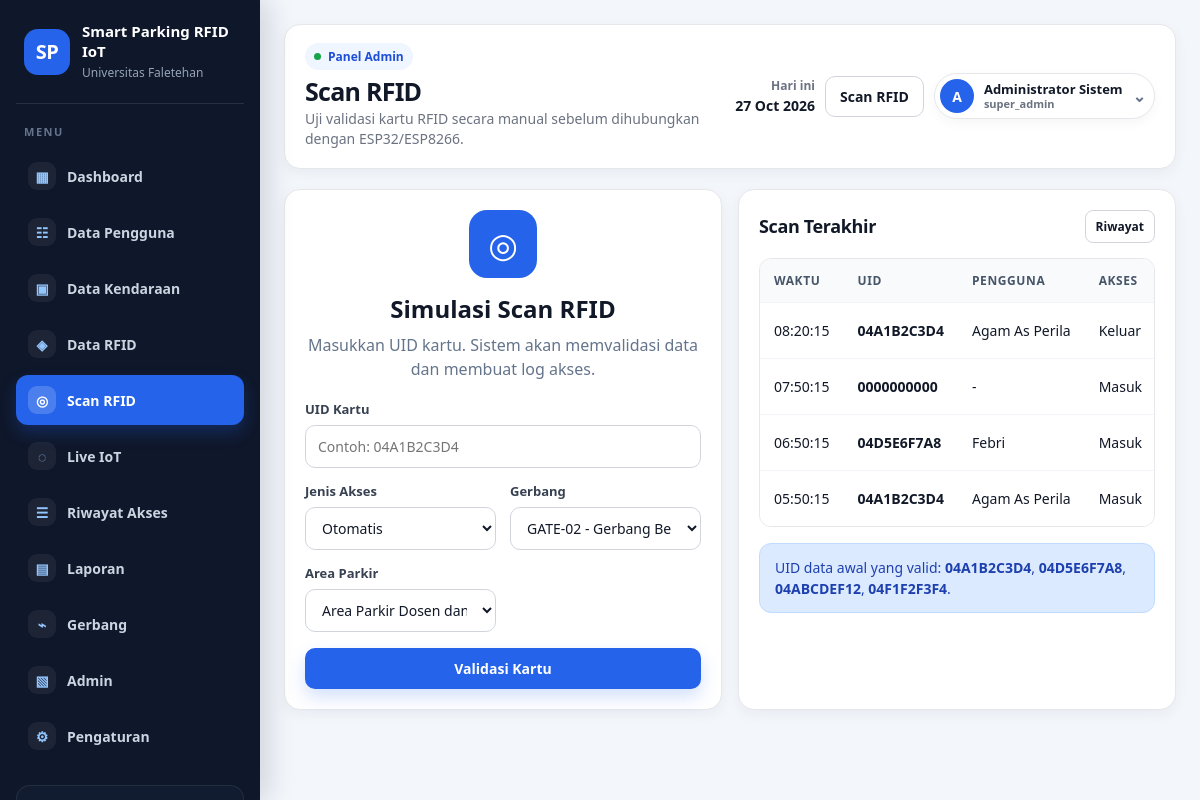
/scan.php (signed in), run on the app's committed database.
### tables this page shows
CREATE TABLE IF NOT EXISTS system_settings (
    id_setting INT AUTO_INCREMENT PRIMARY KEY,
    setting_key VARCHAR(80) NOT NULL UNIQUE,
    setting_value TEXT NULL,
    updated_at DATETIME NULL ON UPDATE CURRENT_TIMESTAMP
);

CREATE TABLE IF NOT EXISTS access_logs (
    id_akses INT AUTO_INCREMENT PRIMARY KEY,
    id_user INT NULL,
    id_rfid INT NULL,
    id_vehicle INT NULL,
    id_gate INT NULL,
    id_area INT NULL,
    uid_kartu VARCHAR(64) NOT NULL,
    waktu_akses DATETIME NOT NULL DEFAULT CURRENT_TIMESTAMP,
    jenis_akses ENUM('Masuk','Keluar') NOT NULL,
    status_akses ENUM('Diterima','Ditolak') NOT NULL,
    alasan VARCHAR(255) NULL,
    response_time_ms INT NULL,
    device_ip VARCHAR(60) NULL,
    created_at DATETIME NOT NULL DEFAULT CURRENT_TIMESTAMP,
    INDEX idx_waktu_akses (waktu_akses),
    INDEX idx_uid (uid_kartu),
    CONSTRAINT fk_logs_user FOREIGN KEY (id_user) REFERENCES users(id_user) ON DELETE SET NULL,
    CONSTRAINT fk_logs_rfid FOREIGN KEY (id_rfid) REFERENCES rfid_cards(id_rfid) ON DELETE SET NULL,
    CONSTRAINT fk_logs_vehicle FOREIGN KEY (id_vehicle) REFERENCES vehicles(id_vehicle) ON DELETE SET NULL,
    CONSTRAINT fk_logs_gate FOREIGN KEY (id_gate) REFERENCES gates(id_gate) ON DELETE SET NULL,
    CONSTRAINT fk_logs_area FOREIGN KEY (id_area) REFERENCES parking_areas(id_area) ON DELETE SET NULL
);

CREATE TABLE IF NOT EXISTS users (
    id_user INT AUTO_INCREMENT PRIMARY KEY,
    kode_user VARCHAR(30) NOT NULL UNIQUE,
    nama_user VARCHAR(120) NOT NULL,
    jenis_user ENUM('Mahasiswa','Dosen','Staf','Tamu') NOT NULL,
    prodi_unit VARCHAR(120) NULL,
    no_hp VARCHAR(30) NULL,
    email VARCHAR(120) NULL,
    alamat TEXT NULL,
    status TINYINT(1) NOT NULL DEFAULT 1,
    created_at DATETIME NOT NULL DEFAULT CURRENT_TIMESTAMP,
    updated_at DATETIME NULL ON UPDATE CURRENT_TIMESTAMP
);

### includes/functions.php (called while the page is built, shortened)
<?php
function e($value) {
    return htmlspecialchars((string)$value, ENT_QUOTES, 'UTF-8');
}
function setting($pdo, $key, $default = '') {
    $stmt = $pdo->prepare('SELECT setting_value FROM system_settings WHERE setting_key = ? LIMIT 1');
    $stmt->execute([$key]);
    $row = $stmt->fetch();
    return $row ? $row['setting_value'] : $default;
}
function active_menu($file) {
    return basename($_SERVER['PHP_SELF']) === $file ? 'active' : '';
}
?>

### scan.php (the view, shortened to what this page needs)
<?php
$pageTitle='Scan RFID';
$pageSubtitle='Uji validasi kartu RFID secara manual sebelum dihubungkan dengan ESP32/ESP8266.';
require_once __DIR__ . '/includes/header.php';
$gates=$pdo->query('SELECT id_gate,nama_gate,kode_gate FROM gates WHERE status=1 ORDER BY nama_gate')->fetchAll();
$areas=$pdo->query('SELECT id_area,nama_area FROM parking_areas WHERE status=1 ORDER BY nama_area')->fetchAll();
$latest=$pdo->query("SELECT l.*,u.nama_user,u.kode_user FROM access_logs l LEFT JOIN users u ON u.id_user=l.id_user ORDER BY l.id_akses DESC LIMIT 6")->fetchAll();
?>
<div class="grid grid-2">
    <div class="card scan-box">
        <div class="scan-icon">◎</div>
        <h2 style="margin:0 0 8px">Simulasi Scan RFID</h2>
        <p style="color:#64748b;margin-top:0">Masukkan UID kartu. Sistem akan memvalidasi data dan membuat log akses.</p>
        <form method="post" style="text-align:left;margin-top:18px">
            <div class="form-group"><label>UID Kartu</label><input class="input" name="uid" placeholder="Contoh: 04A1B2C3D4" required autofocus></div>
            <div class="form-grid" style="margin-top:14px">
                <div class="form-group"><label>Jenis Akses</label><select class="select" name="jenis_akses"><option value="">Otomatis</option><option>Masuk</option><option>Keluar</option></select></div>
                <div class="form-group"><label>Gerbang</label><select class="select" name="id_gate"><?php foreach($gates as $g): ?><option value="<?= $g['id_gate'] ?>"><?= e($g['kode_gate'].' - '.$g['nama_gate']) ?></option><?php endforeach; ?></select></div>
                <div class="form-group"><label>Area Parkir</label><select class="select" name="id_area"><?php foreach($areas as $a): ?><option value="<?= $a['id_area'] ?>"><?= e($a['nama_area']) ?></option><?php endforeach; ?></select></div>
            </div>
            <button class="btn btn-primary btn-block" style="margin-top:16px">Validasi Kartu</button>
        </form>
    </div>
    <div class="card">
        <div class="card-title"><h3>Scan Terakhir</h3><a class="btn btn-light btn-sm" href="access_logs.php">Riwayat</a></div>
        <div class="table-wrap"><table><thead><tr><th>Waktu</th><th>UID</th><th>Pengguna</th><th>Akses</th><th>Status</th></tr></thead><tbody><?php foreach($latest as $r): ?><tr><td><?= e(date('H:i:s',strtotime($r['waktu_akses']))) ?></td><td><b><?= e($r['uid_kartu']) ?></b></td><td><?= e($r['nama_user']?:'-') ?></td><td><?= e($r['jenis_akses']) ?></td><td><span class="badge <?= $r['status_akses']=='Diterima'?'badge-success':'badge-danger' ?>"><?= e($r['status_akses']) ?></span></td></tr><?php endforeach; ?></tbody></table></div>
        <div class="alert alert-info" style="margin-top:16px">UID data awal yang valid: <b>04A1B2C3D4</b>, <b>04D5E6F7A8</b>, <b>04ABCDEF12</b>, <b>04F1F2F3F4</b>.</div>
    </div>
</div>
<?php require_once __DIR__ . '/includes/footer.php'; ?>

### includes/header.php (shortened to what this page needs)
<?php
require_once __DIR__ . '/../config/database.php';
require_once __DIR__ . '/functions.php';
$campusName = setting($pdo, 'campus_name', 'Universitas Faletehan');
$systemName = setting($pdo, 'system_name', 'Smart Parking RFID IoT');
$currentDate = date('d M Y');
$adminName = $_SESSION['admin']['nama_admin'] ?? 'Admin';
$adminRole = $_SESSION['admin']['role'] ?? 'Administrator';
$adminInitials = strtoupper(substr(trim($adminName), 0, 1));
?>
<!DOCTYPE html>
<html lang="id">
<head>
    <link rel="stylesheet" href="assets/css/style.css">
</head>
<body>
<div class="app-shell">
    <aside class="sidebar" id="sidebar">
        <div class="brand">
            <div class="brand-icon">SP</div>
            <div>
                <strong><?= e($systemName) ?></strong>
                <span><?= e($campusName) ?></span>
            </div>
        </div>
        <nav class="menu">
            <a class="<?= active_menu('dashboard.php') ?>" href="dashboard.php"><span>▦</span> Dashboard</a>
            <a class="<?= active_menu('users.php') ?>" href="users.php"><span>☷</span> Data Pengguna</a>
            <a class="<?= active_menu('vehicles.php') ?>" href="vehicles.php"><span>▣</span> Data Kendaraan</a>
            <a class="<?= active_menu('rfid_cards.php') ?>" href="rfid_cards.php"><span>◈</span> Data RFID</a>
            <a class="<?= active_menu('scan.php') ?>" href="scan.php"><span>◎</span> Scan RFID</a>
            <a class="<?= active_menu('iot_monitor.php') ?>" href="iot_monitor.php"><span>◌</span> Live IoT</a>
            <a class="<?= active_menu('access_logs.php') ?>" href="access_logs.php"><span>☰</span> Riwayat Akses</a>
            <a class="<?= active_menu('reports.php') ?>" href="reports.php"><span>▤</span> Laporan</a>
            <a class="<?= active_menu('gates.php') ?>" href="gates.php"><span>⌁</span> Gerbang</a>
            <a class="<?= active_menu('admins.php') ?>" href="admins.php"><span>▧</span> Admin</a>
            <a class="<?= active_menu('settings.php') ?>" href="settings.php"><span>⚙</span> Pengaturan</a>
        </nav>
        <div class="sidebar-footer">
        </div>
    </aside>
    <main class="main">
        <header class="topbar">
            <div class="topbar-left">
                <div class="topbar-title">
                    <span class="topbar-kicker">Panel Admin</span>
                    <h1><?= e($pageTitle ?? 'Dashboard') ?></h1>
                    <p><?= e($pageSubtitle ?? 'Monitoring sistem parkir cerdas berbasis RFID dan IoT') ?></p>
                </div>
            </div>
            <div class="topbar-actions">
                <div class="topbar-date"><span>Hari ini</span><b><?= e($currentDate) ?></b></div>
                <a class="btn btn-light quick-scan" href="scan.php">Scan RFID</a>
                <div class="profile-menu" id="profileMenu">
                    <button class="profile-trigger" id="profileTrigger" type="button" aria-haspopup="true" aria-expanded="false">
                        <span class="profile-avatar"><?= e($adminInitials) ?></span>
                        <span class="profile-text">
                            <b><?= e($adminName) ?></b>
                            <small><?= e($adminRole) ?></small>
                        </span>
                        <span class="profile-chevron">⌄</span>
                    </button>
                </div>
            </div>
        </header>

### data on the page
system_settings: setting_value "Smart Parking RFID IoT"
system_settings: setting_value "Universitas Faletehan"
access_logs: waktu_akses "08:20:15", uid_kartu "04A1B2C3D4", id_user.nama_user "Agam As Perila", jenis_akses "Keluar"
access_logs: waktu_akses "07:50:15", uid_kartu "0000000000", nama_user "-", jenis_akses "Masuk"
access_logs: waktu_akses "06:50:15", uid_kartu "04D5E6F7A8", id_user.nama_user "Febri", jenis_akses "Masuk"
access_logs: waktu_akses "05:50:15", uid_kartu "04A1B2C3D4", id_user.nama_user "Agam As Perila", jenis_akses "Masuk"

### other printed values
$pageTitle "Scan RFID"
$pageSubtitle "Uji validasi kartu RFID secara manual sebelum dihubungkan dengan ESP32/ESP8266."
$adminInitials "A"
$adminName "Administrator Sistem"
$adminRole "super_admin"
form field id_gate "GATE-02 - Gerbang Belakang"
form field id_area "Area Parkir Dosen dan Staf"
